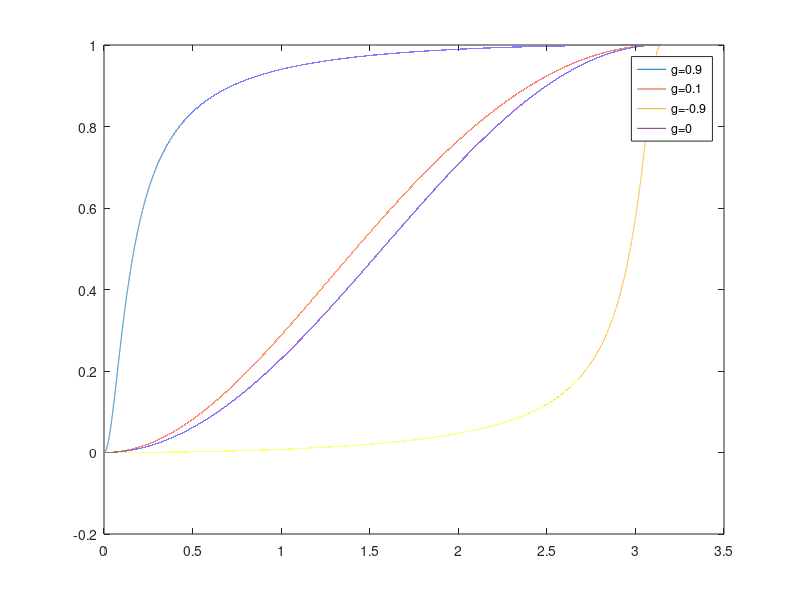

MATLAB code for this plot:
theta = linspace(0,pi,100000); 
g = 0.9; 
cdf = ((1-g.^2)./(2*g)).*(1./sqrt(1 + g.^2 - 2.*g.*cos(theta)) - 1./(1 + g));
figure;
plot(theta,1-cdf);
hold on

g = 0.1; 
cdf = ((1-g.^2)./(2*g)).*(1./sqrt(1 + g.^2 - 2.*g.*cos(theta)) - 1./(1 + g));
plot(theta,1-cdf);

g = -0.9; 
cdf = ((1-g.^2)./(2*g)).*(1./sqrt(1 + g.^2 - 2.*g.*cos(theta)) - 1./(1 + g));
plot(theta,1-cdf);

g = 0;
cdf = (cos(theta) + 1)./2;
plot(theta,1-cdf)

% axis([pi/4 pi 0 1])
legend('g=0.9', 'g=0.1','g=-0.9','g=0')